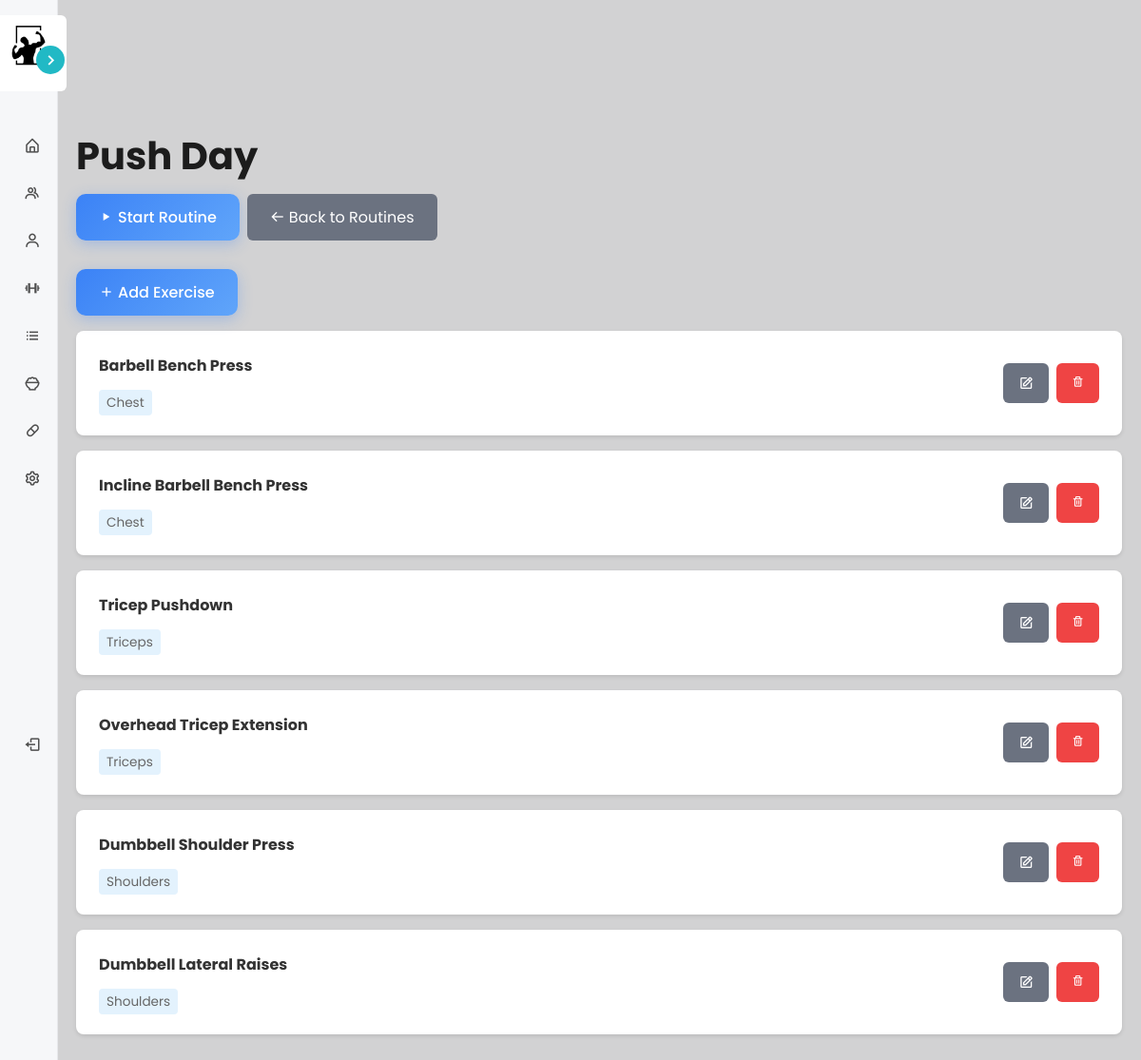
The app's page /views/member/workout_routine_detail.php?id=1 (signed in) with its own data.
### tables this page shows
CREATE TABLE `workout_routines` (
  `routine_id` int(11) NOT NULL,
  `user_id` int(11) NOT NULL,
  `routine_name` varchar(100) NOT NULL,
  `description` text DEFAULT NULL,
  `is_public` tinyint(1) NOT NULL DEFAULT 0,
  `created_at` timestamp NOT NULL DEFAULT current_timestamp()
);

CREATE TABLE `routine_exercises` (
  `re_id` int(11) NOT NULL,
  `routine_id` int(11) NOT NULL,
  `exercise_id` int(11) NOT NULL,
  `sets` int(11) DEFAULT NULL,
  `reps` int(11) DEFAULT NULL,
  `weight` decimal(10,2) DEFAULT NULL,
  `notes` text DEFAULT NULL,
  `order_index` int(11) NOT NULL DEFAULT 0,
  `created_at` timestamp NOT NULL DEFAULT current_timestamp(),
  `sort_order` int(11) DEFAULT NULL
);

CREATE TABLE `exercises` (
  `exercise_id` int(11) NOT NULL,
  `name` varchar(100) NOT NULL,
  `description` text DEFAULT NULL,
  `muscle_group` varchar(50) DEFAULT NULL,
  `equipment` varchar(50) DEFAULT NULL
);

### config/database.php (called while the page is built, shortened)
<?php
class Database {
    private $host = "localhost";
    private $db_name = "gymmanagement";
    private $username = "root";
    private $password = "";
    public function getConnection() {
        $this->conn = null;
        try {
            $this->conn = new PDO("mysql:host=" . $this->host . ";dbname=" . $this->db_name,
                                   $this->username, $this->password);
            $this->conn->exec("set names utf8");
        } catch(PDOException $exception) {
            echo "Connection error: " . $exception->getMessage();
        }
        return $this->conn;
    }
}
?>

### controllers/WorkoutController.php (called while the page is built, shortened)
<?php
require_once __DIR__ . '/../models/Exercise.php';
require_once __DIR__ . '/../models/WorkoutRoutine.php';
require_once __DIR__ . '/../config/database.php';
class WorkoutController {
    private $exerciseModel;
    public $routineModel;
    public function __construct() {
        $this->db = (new Database())->getConnection();
        $this->exerciseModel = new Exercise($this->db);
        $this->routineModel = new WorkoutRoutine($this->db);
    }
    public function handleRoutineDetail($routine_id) {
        $user_id = $_SESSION['user_id'] ?? 0;
        $routine = $this->routineModel->getRoutineById($routine_id, $user_id);
        $can_edit = true;
        $routine_exercises = $routine ? $this->routineModel->getExercisesForRoutine($routine_id) : [];
        $all_exercises = $this->exerciseModel->getAllExercises();
        $categories = $this->exerciseModel->getExerciseCategories();
        return [
            'routine' => $routine,
            'routine_exercises' => $routine_exercises,
            'all_exercises' => $all_exercises,
            'categories' => $categories,
            'can_edit' => $can_edit,
        ];
    }
}
?>

### models/WorkoutRoutine.php (called while the page is built, shortened)
<?php
class WorkoutRoutine {
    private $conn;
    public function __construct($db) {
        $this->conn = $db;
    }
    public function getRoutineById($routine_id, $user_id) {
        $stmt = $this->conn->prepare("
            SELECT routine_id as id, routine_name as name, description, is_public, created_at, user_id
            FROM workout_routines
            WHERE routine_id = :routine_id AND user_id = :user_id
        ");
        $stmt->bindParam(':routine_id', $routine_id, PDO::PARAM_INT);
        $stmt->bindParam(':user_id', $user_id, PDO::PARAM_INT);
        $stmt->execute();
        return $stmt->fetch(PDO::FETCH_ASSOC);
    }
    public function getExercisesForRoutine($routine_id) {
        $stmt = $this->conn->prepare("
            SELECT re.re_id as id, re.routine_id, re.exercise_id, re.sets, re.reps, re.weight, re.notes, re.order_index,
                   e.name as exercise_name, e.muscle_group, e.description, e.equipment
            FROM routine_exercises re
            JOIN exercises e ON re.exercise_id = e.exercise_id
            WHERE re.routine_id = :routine_id
            ORDER BY re.order_index ASC, re.created_at ASC
        ");
        $stmt->bindParam(':routine_id', $routine_id, PDO::PARAM_INT);
        $stmt->execute();
        return $stmt->fetchAll(PDO::FETCH_ASSOC);
    }
}
?>

### models/Exercise.php (called while the page is built, shortened)
<?php
class Exercise {
    private $conn;
    public function __construct($db) {
        $this->conn = $db;
    }
    public function getAllExercises() {
        $stmt = $this->conn->prepare("SELECT * FROM exercises ORDER BY name ASC");
        $stmt->execute();
        return $stmt->fetchAll(PDO::FETCH_ASSOC);
    }
    public function getExerciseCategories() {
        $stmt = $this->conn->prepare("SELECT DISTINCT muscle_group FROM exercises ORDER BY muscle_group ASC");
        $stmt->execute();
        return $stmt->fetchAll(PDO::FETCH_COLUMN);
    }
}
?>

### views/member/workout_routine_detail.php (the view, shortened to what this page needs)
<?php
require_once '../../controllers/WorkoutController.php';
$routine_id = $_GET['id'] ?? 0;
$workoutController = new WorkoutController();
$data = $workoutController->handleRoutineDetail($routine_id);
?>
<!DOCTYPE html>
<html lang="en">
<head>
    <link rel="stylesheet" href="../../assets/css/member_styles.css">
    <link rel="stylesheet" href="../../assets/css/workout_routines_styles.css">
    <link href='https://unpkg.com/boxicons@2.1.4/css/boxicons.min.css' rel='stylesheet'>
</head>
<body>
    <?php include '../components/dynamic_sidebar.php'; ?>
    <div class="main-content">
        <div class="content-wrapper">
            <div class="dashboard-header">
                <div>
                    <h1><?= htmlspecialchars($data['routine']['name']) ?></h1>
                </div>
                <div style="display:flex; gap: .5rem;">
                    <button class="btn btn-primary" onclick="startRoutine(<?= (int)$data['routine']['id'] ?>)">
                        <i class='bx bx-play'></i> Start Routine
                    </button>
                    <button class="btn btn-secondary" onclick="window.location.href='workout_routines.php'">
                        <i class='bx bx-arrow-back'></i> Back to Routines
                    </button>
                </div>
            </div>
            <?php if (!empty($data['can_edit'])): ?>
                <div style="margin-bottom: 1rem;">
                    <button class="btn btn-primary" onclick="openAddExerciseModal()">
                        <i class='bx bx-plus'></i> Add Exercise
                    </button>
                </div>
            <?php endif; ?>
            <div class="exercises-list">
                <?php if (!empty($data['routine_exercises'])): ?>
                    <?php foreach ($data['routine_exercises'] as $exercise): ?>
                        <div class="exercise-card">
                            <div class="exercise-info">
                                <h4><?= htmlspecialchars($exercise['exercise_name']) ?></h4>
                                <p style="margin-top: 0.5rem;">
                                    <span style="background: #e3f2fd; padding: 0.25rem 0.5rem; border-radius: 4px; font-size: 0.85rem;">
                                        <?= htmlspecialchars($exercise['muscle_group']) ?>
                                    </span>
                                </p>
                            </div>
                            <?php if (!empty($data['can_edit'])): ?>
                                <div class="exercise-actions">
                                    <button class="btn btn-sm btn-secondary" onclick="editExercise(<?= $exercise['id'] ?>, '<?= htmlspecialchars($exercise['notes'] ?? '', ENT_QUOTES) ?>')">
                                        <i class='bx bx-edit'></i>
                                    </button>
                                    <button class="btn btn-sm btn-danger" onclick="removeExercise(<?= $exercise['id'] ?>)">
                                        <i class='bx bx-trash'></i>
                                    </button>
                                </div>
                            <?php endif; ?>
                        </div>
                    <?php endforeach; ?>
                <?php endif; ?>
            </div>
        </div>
    </div>
</body>
</html>

### assets/css/member_styles.css (style rules this page uses)
* { font-family: "Poppins", sans-serif; }
:root { --primary-color: #21b9c5; --body-color: #d2d2d3; --sidebar-color: #ffffff; --text-color: rgb(78, 78, 78); --accent: #1c1c1c; --font-family: 'Poppins', sans-serif; --tran-02: all 0.2s ease; --tran-03: all 0.3s ease; --tran-04: all 0.4s ease; --tran-05: all 0.5s ease; }
body { height: 100vh; background: var(--body-color); margin: 0; padding: 0; }
.main-content { margin-left: 250px; padding: 20px; transition: var(--tran-03); min-height: 100vh; }
.sidebar.close ~ .main-content { margin-left: 60px; }
.content-wrapper { max-width: 1200px; margin: 0 auto; }
.main-content { margin-top: 60px; }
.dashboard-header { margin-bottom: 30px; }
.dashboard-header h1 { color: var(--accent); margin-bottom: 10px; font-size: 2.5rem; }
.btn-primary { background: var(--primary-color); color: var(--sidebar-color); border: none; padding: 10px 20px; border-radius: 6px; font-weight: 500; cursor: pointer; transition: var(--tran-03); }
:root { --sidebar-bg: #f6f7f9; --sidebar-card: #ffffff; --sidebar-hover: #eef0f3; --muted: #9aa0a6; }

### assets/css/workout_routines_styles.css (style rules this page uses)
.exercise-info p { margin: 0.25rem 0 0 0; color: #666; font-size: 0.8rem; }
.btn { padding: 0.5rem 1rem; border: none; border-radius: 6px; cursor: pointer; font-size: 0.9rem; transition: all 0.3s ease; text-decoration: none; display: inline-flex; align-items: center; gap: 0.25rem; }
.btn-primary { background: #667eea; color: white; }
.btn-danger { background: #ef4444; color: white; }
.btn-secondary { background: #6b7280; color: white; }
.btn-sm { padding: 0.25rem 0.5rem; font-size: 0.8rem; }

### assets/css/modal_styles.css (style rules this page uses)
.btn { transition: all 0.3s ease; }
.btn-primary { background: linear-gradient(135deg, #3b82f6 0%, #60a5fa 100%); color: white; padding: 0.75rem 1.5rem; border: none; border-radius: 10px; cursor: pointer; font-size: 1rem; box-shadow: 0 4px 15px rgba(59, 130, 246, 0.3); transition: all 0.3s ease; }
.btn-secondary { background: #6b7280; color: white; padding: 0.75rem 1.5rem; border: none; border-radius: 6px; cursor: pointer; font-size: 1rem; }

### views/member/workout_routine_detail.php (style rules this page uses)
.exercise-card { background: white; padding: 1.5rem; border-radius: 8px; box-shadow: 0 2px 4px rgba(0,0,0,0.1); margin-bottom: 1rem; display: flex; justify-content: space-between; align-items: center; }
.exercise-info h4 { margin: 0 0 0.5rem 0; color: #333; }
.exercise-info p { margin: 0; color: #666; font-size: 0.9rem; }
.exercise-actions { display: flex; gap: 0.5rem; }
.exercise-actions .btn { display:inline-flex;align-items:center;justify-content:center;height:42px;padding:.5rem 1rem }

### records on screen
workout_routines: routine_name "Push Day"
routine_exercises: exercise.name "Barbell Bench Press", exercise.muscle_group "Chest"
routine_exercises: exercise.name "Incline Barbell Bench Press", exercise.muscle_group "Chest"
routine_exercises: exercise.name "Tricep Pushdown", exercise.muscle_group "Triceps"
routine_exercises: exercise.name "Overhead Tricep Extension", exercise.muscle_group "Triceps"
routine_exercises: exercise.name "Dumbbell Shoulder Press", exercise.muscle_group "Shoulders"
routine_exercises: exercise.name "Dumbbell Lateral Raises", exercise.muscle_group "Shoulders"
